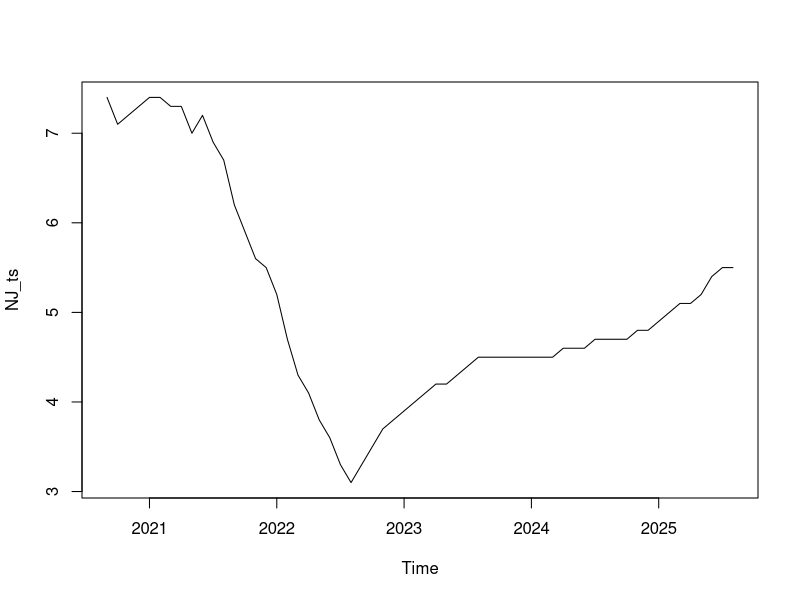
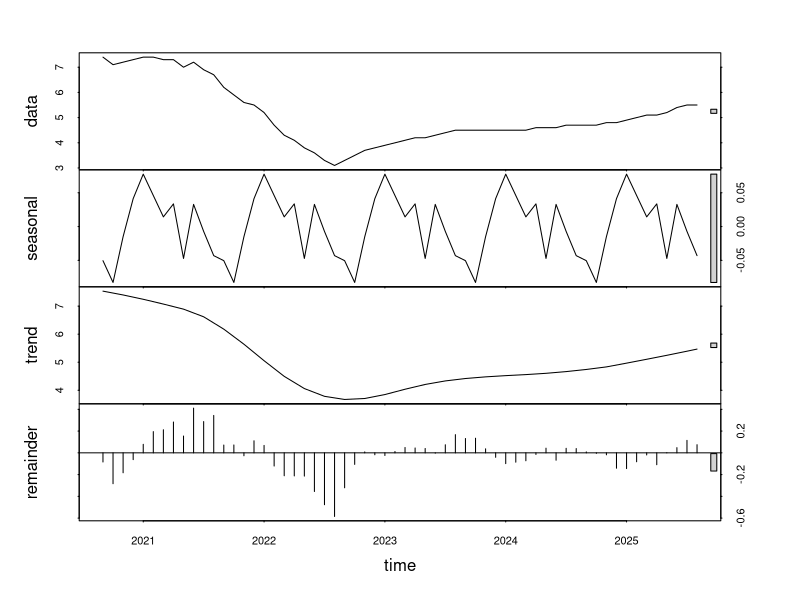
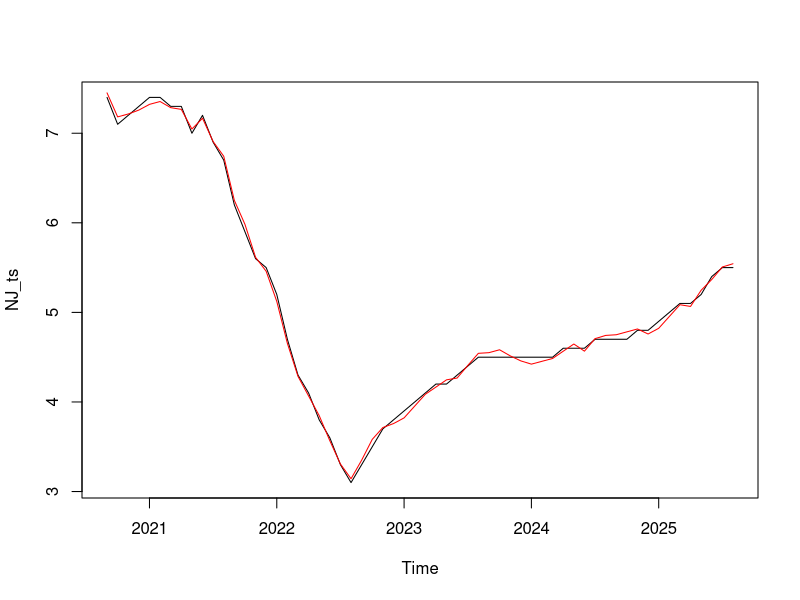
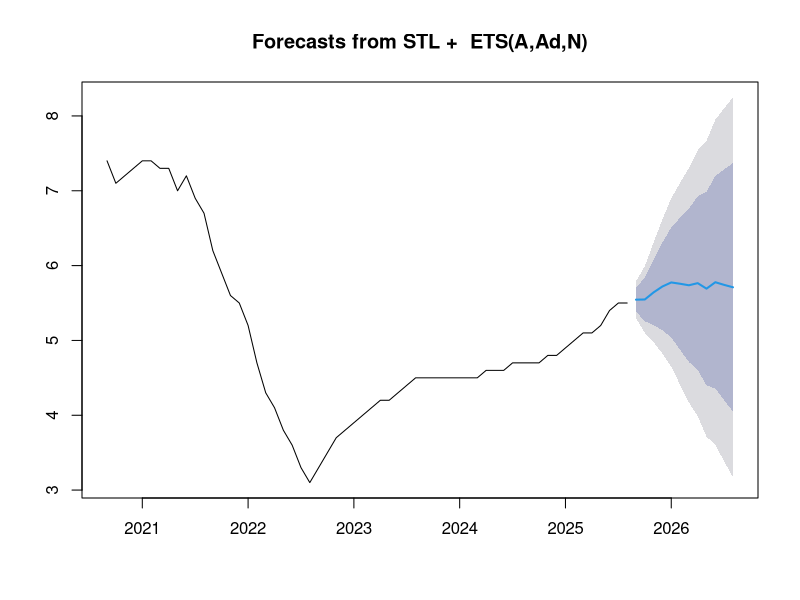
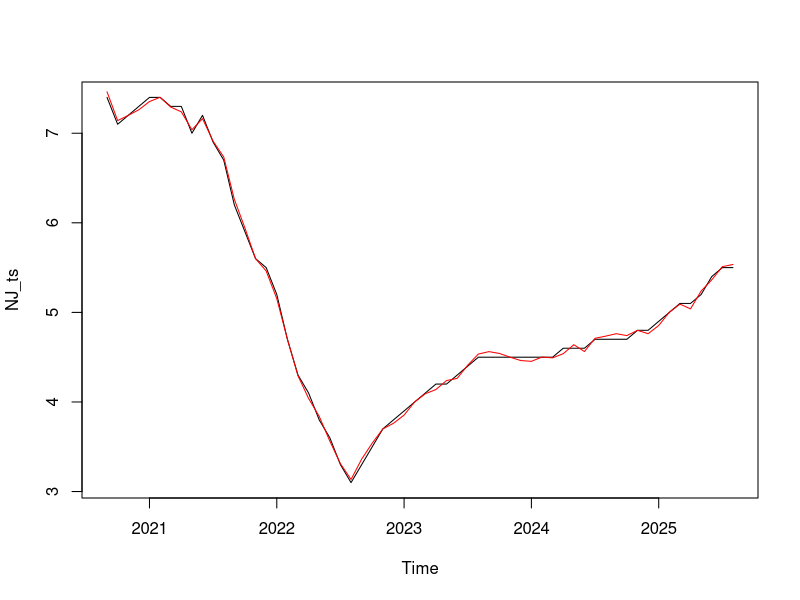
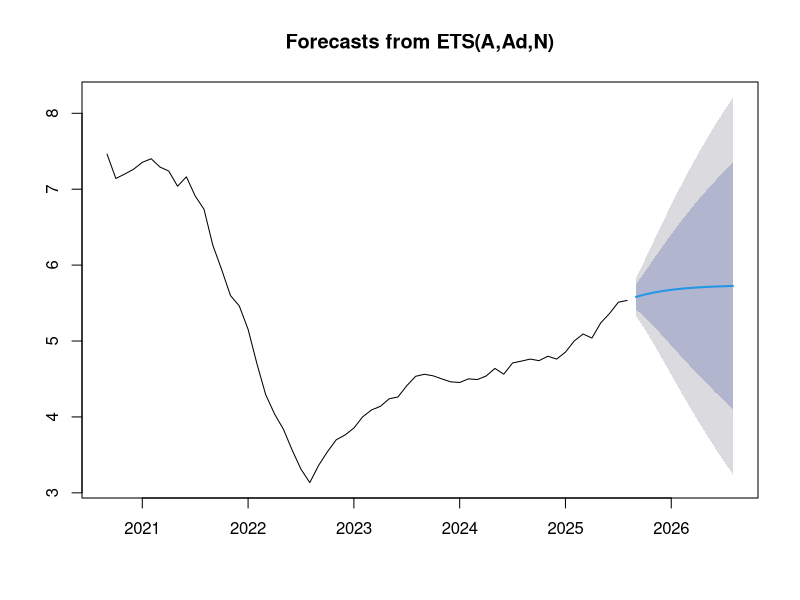
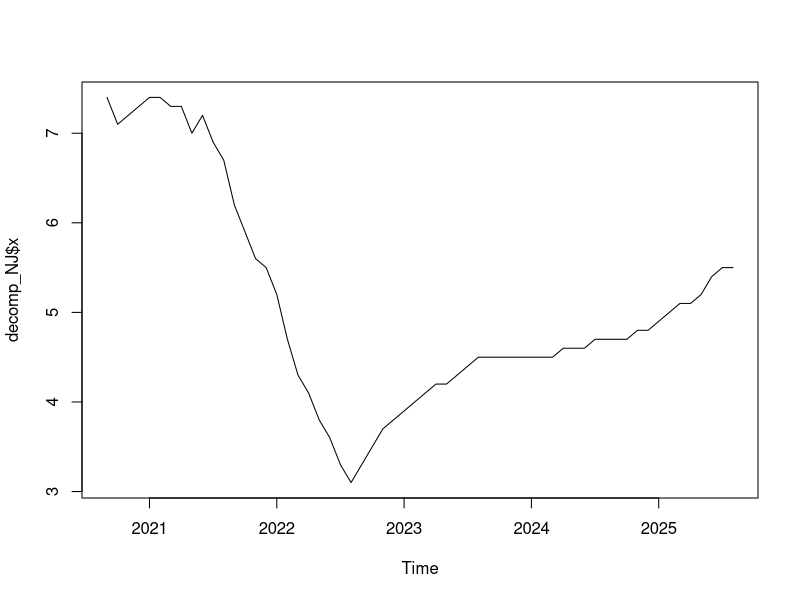
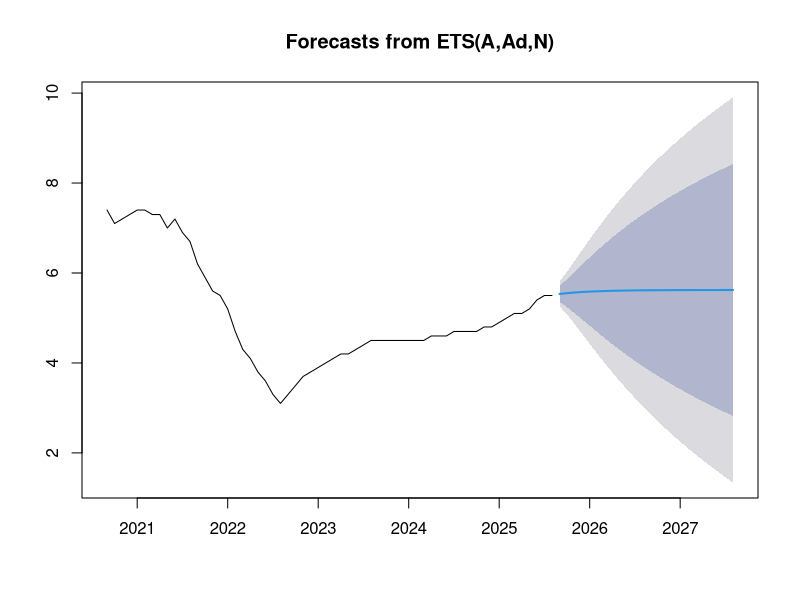

Reproduce these figures in R, in order.
## ---- chunk 1
library(readxl)
library(forecast)
## ---- chunk 2
NJ <- read_excel("NJ_Unemployment_Rate_5Y.xlsx",
                 sheet = "NJ Unemployment Data")

head(NJ)
## ---- chunk 3
NJ_ts <- ts(NJ$NJ_Unemployment_Rate, start = c(2020,9), frequency = 12)
NJ_ts
## ---- chunk 4
plot(NJ_ts)
## ---- chunk 5
stl_decomp_NJ <- stl(NJ_ts,s.window ="periodic")
plot(stl_decomp_NJ)
## ---- chunk 6
attributes(stl_decomp_NJ)
## ---- chunk 7
seas_stl_decomp_NJ <- seasadj(stl_decomp_NJ) ## remove seasonal effect
seas_stl_decomp_NJ
## ---- chunk 8
plot(NJ_ts)
lines(seas_stl_decomp_NJ, col = "red")
## ---- chunk 9
fc_stl_NJ <- forecast(stl_decomp_NJ, h = 12)
fc_stl_NJ
## ---- chunk 10
plot(fc_stl_NJ)
## ---- chunk 11
decomp_NJ <- decompose(NJ_ts)
decomp_NJ
## ---- chunk 12
attributes(decomp_NJ)
## ---- chunk 13
seasadj_decomp_NJ = seasadj(decomp_NJ)
seasadj_decomp_NJ
## ---- chunk 14
plot(NJ_ts)
lines(seasadj_decomp_NJ, col = "red")
## ---- chunk 15
fc_seas_NJ = forecast(seasadj_decomp_NJ, h = 12) ## forecast next year without seasonal effect
fc_seas_NJ
## ---- chunk 16
plot(fc_seas_NJ)
## ---- chunk 17
plot(decomp_NJ$x)
plot(forecast(decomp_NJ$x))
## ---- chunk 18
accuracy(fc_seas_NJ)
HW_NJ = HoltWinters((NJ_ts))
accuracy(forecast(HW_NJ))
ETS_NJ = ets(NJ_ts)
accuracy(forecast(ETS_NJ))
